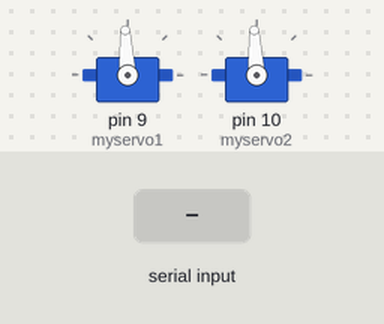
Simulated run of this sketch. Board: Arduino Uno, built with avr-gcc and run on an emulated ATmega328P. Parts: 2 × servo. The test bench sets the inputs (shaded band). What the sketch prints to the serial monitor is not drawn.

Above: at 3.0 s.
3.1 s: "u" received over Serial
Timing chart, 0 to 6.1 s (numbered marks = the images above; inputs shaded):
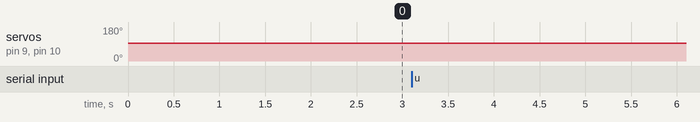

The sketch:

servo_calibration.ino
```cpp
#include <Servo.h>

Servo myservo1;
Servo myservo2;

int pulseWidth = 1500; // Initial pulse width

void setup() {
  Serial.begin(9600);
  myservo1.attach(9);
  myservo2.attach(10);
}

void loop() {
  myservo1.writeMicroseconds(pulseWidth);
  myservo2.writeMicroseconds(pulseWidth);

  Serial.print("Pulse Width: ");
  Serial.println(pulseWidth);

  delay(2000); // Wait for 2 seconds to observe

  if (Serial.available()) {
    char command = Serial.read();
    if (command == 'u') {
      pulseWidth += 10; // Increase pulse width
    } else if (command == 'd') {
      pulseWidth -= 10; // Decrease pulse width
    }
  }
}
```

Measured:
- after the input at 3.1 s, servo on pin 9 (myservo1), servo on pin 10 (myservo2): 93° → 94° after 0.90 s
